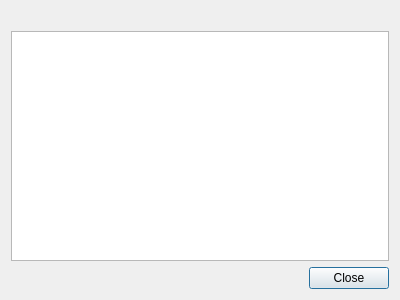
<?xml version="1.0" encoding="UTF-8"?>
<ui version="4.0">
 <class>MessageListDialog</class>
 <widget class="QDialog" name="MessageListDialog">
  <property name="geometry">
   <rect>
    <x>0</x>
    <y>0</y>
    <width>400</width>
    <height>300</height>
   </rect>
  </property>
  <property name="windowTitle">
   <string notr="true">Dialog</string>
  </property>
  <layout class="QVBoxLayout" name="verticalLayout">
   <item>
    <widget class="QLabel" name="message">
     <property name="text">
      <string/>
     </property>
    </widget>
   </item>
   <item>
    <widget class="QListWidget" name="listWidget">
     <property name="verticalScrollMode">
      <enum>QAbstractItemView::ScrollPerPixel</enum>
     </property>
     <property name="horizontalScrollMode">
      <enum>QAbstractItemView::ScrollPerPixel</enum>
     </property>
     <property name="wordWrap">
      <bool>true</bool>
     </property>
    </widget>
   </item>
   <item>
    <widget class="QDialogButtonBox" name="buttonBox">
     <property name="orientation">
      <enum>Qt::Horizontal</enum>
     </property>
     <property name="standardButtons">
      <set>QDialogButtonBox::Close</set>
     </property>
    </widget>
   </item>
  </layout>
 </widget>
 <resources/>
 <connections>
  <connection>
   <sender>buttonBox</sender>
   <signal>accepted()</signal>
   <receiver>MessageListDialog</receiver>
   <slot>accept()</slot>
   <hints>
    <hint type="sourcelabel">
     <x>248</x>
     <y>254</y>
    </hint>
    <hint type="destinationlabel">
     <x>157</x>
     <y>274</y>
    </hint>
   </hints>
  </connection>
  <connection>
   <sender>buttonBox</sender>
   <signal>rejected()</signal>
   <receiver>MessageListDialog</receiver>
   <slot>reject()</slot>
   <hints>
    <hint type="sourcelabel">
     <x>316</x>
     <y>260</y>
    </hint>
    <hint type="destinationlabel">
     <x>286</x>
     <y>274</y>
    </hint>
   </hints>
  </connection>
 </connections>
</ui>
